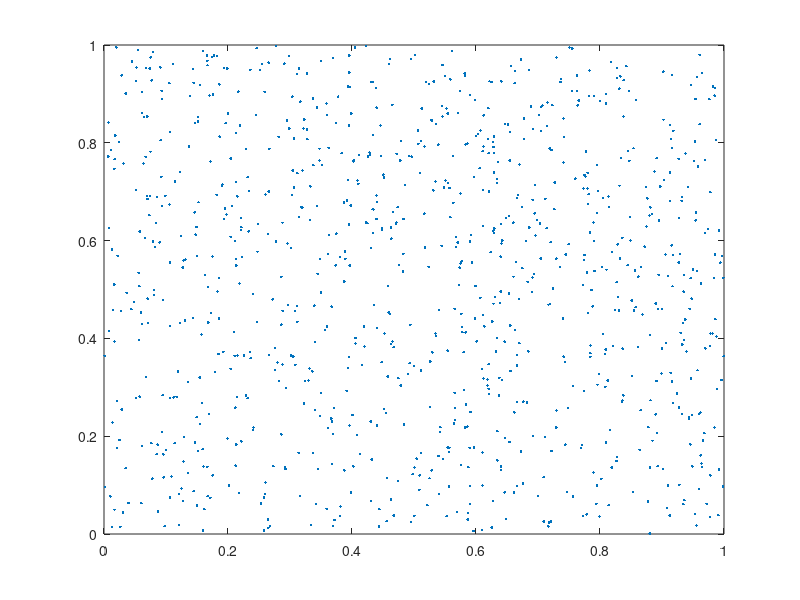

Write the MATLAB code that produced this figure.
% Generate 1000 random numbers as our dataset
X = rand(1000, 2);
a = figure;
plot(X(:, 1), X(:, 2), '.');

% a = figure;
% Number of clusters
K = 3;

d = 1;

% Initialize centroids
random_points = randperm(size(X, 1));
centroids = X(random_points(1:K), :); % Initial centroids

display(size(centroids));

% Assign points to the centroids untile the centroids don't change
while d > 0

  assigned_points = zeros(1000, 1);

  for i=1:1000
    best_k = 1;
    min_dist = 100000;
    for j=1:K % For each point see which cluster it belongs to based on euclidean distance.
        dist = sqrt(sum((X(i, :) - centroids(j, :)) .^ 2));
        if(dist < min_dist)
        % If the points should belong to the current cluster.
          min_dist = dist;
          best_k = j;
        end
    end
    assigned_points(i) = best_k; % Update the points that are in cluster i.
  end
  
  
  % Recompute the centroids
  new_centroids = zeros(K, 2);
  
  for i=1:K
    points_in_cluster = X(assigned_points==i, :); % For each cluster, find all the points that were assigned to it

    num_of_points_in_cluster = size(points_in_cluster,1);

    mean_x = (1/num_of_points_in_cluster) * sum(points_in_cluster(:,1)); % Find the new coordinates for the cluster by computing the mean of x and y coordinates.
    mean_y = (1/num_of_points_in_cluster) * sum(points_in_cluster(:,2));
    new_centroids(i, :) = [mean_x mean_y];
  end

%   display(new_centroids);
% Break if the centroids are the same.
  if centroids == new_centroids
      break;
  end
  
  % Update the centroids.
  centroids = new_centroids;
  display(centroids);

end
